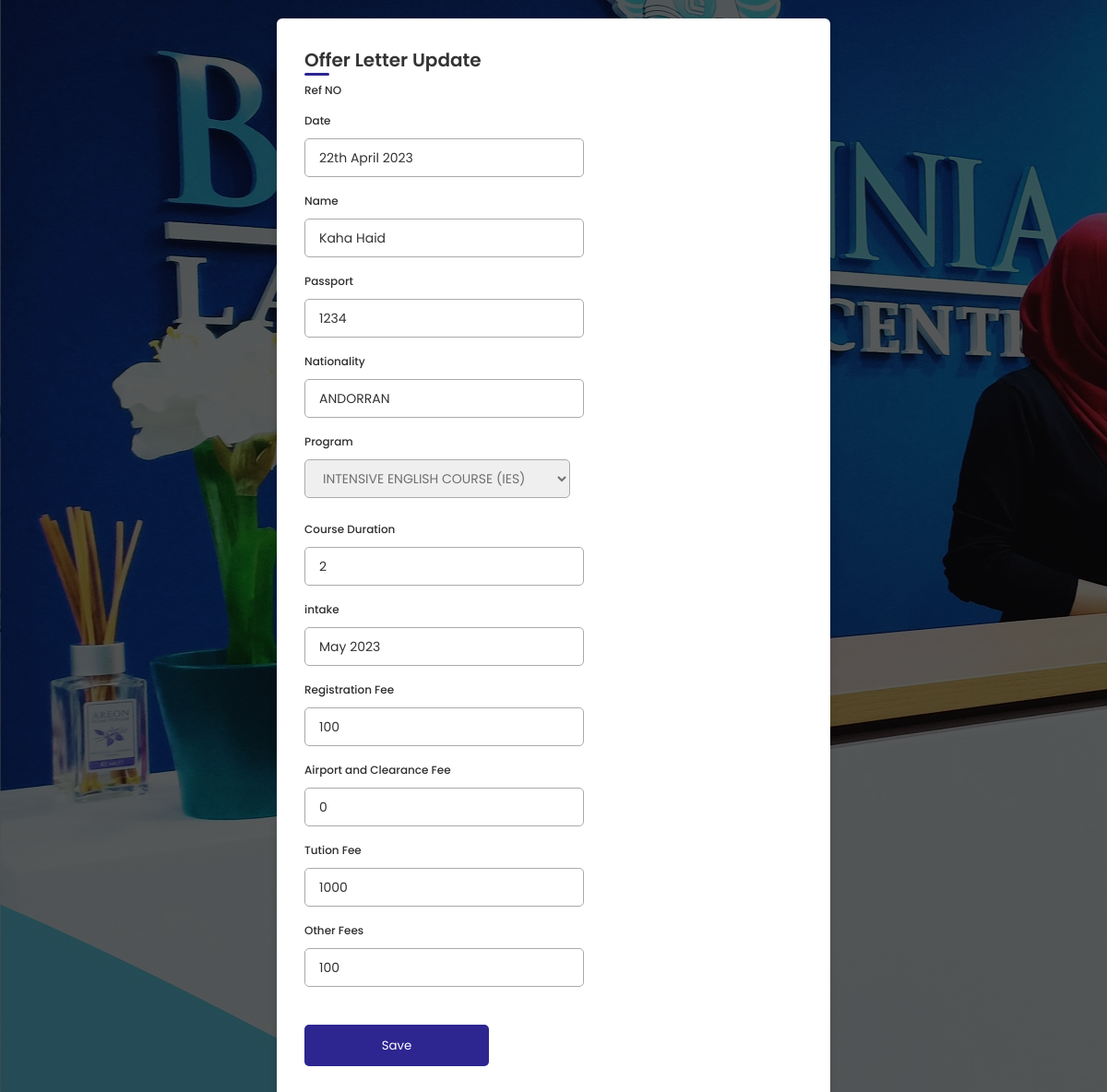
The page /OfferLetterEdit.php?offerletterupdate=486 (signed in) on the database its author committed.
### tables this page shows
CREATE TABLE `offerletter` (
  `ID` int(11) NOT NULL,
  `Ref` varchar(50) NOT NULL,
  `Date` varchar(50) NOT NULL,
  `Name` varchar(50) NOT NULL,
  `passport` varchar(50) NOT NULL,
  `Nationalty` varchar(50) NOT NULL,
  `prog` varchar(50) NOT NULL,
  `CourseD` varchar(50) NOT NULL,
  `intake` varchar(50) NOT NULL,
  `RVPfee` int(50) NOT NULL,
  `ACPfee` int(50) NOT NULL,
  `Toutionfee` int(50) NOT NULL,
  `other_fees` int(11) NOT NULL
);

### OfferLetterEdit.php (the view, shortened to what this page needs)
<?php
$host="localhost";
$user="root";
$password="";
$db="management_system";
$connection=mysqli_connect($host,$user,$password,$db);
?>
<!DOCTYPE html>
<html lang="en">
<head>
    <link rel="stylesheet" href="OfferLetterEdit.css">
    <link rel="stylesheet" href="https://unicons.iconscout.com/release/v4.0.0/css/line.css">
</head>
<body>
<div class="overlay">
<div class="container">
        <header>Offer Letter Update</header>
        <form method="POST" action="#">
<?php
if ($_GET['offerletterupdate']){
    $offerletteredit=$_GET['offerletterupdate'];
  $select="select * from offerletter where ID='".$offerletteredit."'";
  $result=mysqli_query($connection,$select);
  $info=$result->fetch_assoc();
}
?>
<div class="container2">
<div class="form first">
<div class="details personal">
                    <div class="fields">
                    <div class="input-field">
                        <div>
                        <label>Ref NO</label>
                    </div>
                    <div class="input-field">
                        <div class="input-field">
                            <label>Date</label>
                        <div>
                         <input type="text"required name="date" value="<?php echo"{$info['Date']}";?>"></input>
                        </div>
                        <div class="input-field">
                            <label>Name</label>
                        <div>
                        <input type="text"required name="Name" value="<?php echo"{$info['Name']}";?>"></input>
                    </div>
                    <div class="input-field">
                            <label>Passport</label>
                        <div>
                        <input type="text"required name="passport" value="<?php echo"{$info['passport']}";?>"></input>
                    </div>
                    <div class="input-field">
                            <label>Nationality</label>
                        <div>
                        <input type="text"required name="Nationalty" value="<?php echo"{$info['Nationalty']}";?>"></input>
                    </div>
                    <div class="input-field">
                        <div><label>Program</label></div>
                    <select required name="prog">
                        <option <?php if ($info['prog'] == "INTENSIVE ENGLISH COURSE (IES)") echo "selected"; ?>>INTENSIVE ENGLISH COURSE (IES)</option>
</select>
                    </div>
                    </div>
                    <div class="input-field">
                            <label>Course Duration</label>
                        <div>
                        <input type="text"required name="CourseD" value="<?php echo"{$info['CourseD']}";?>"></input>
                    </div>
                    <div class="input-field">
                            <label>intake</label>
                        <div>
                        <input type="text"required name="intake" value="<?php echo"{$info['intake']}";?>"></input>
                    </div>
                    <div class="input-field">
                            <label>Registration Fee</label>
                        <div>
                        <input type="number"required name="RVPfee" value="<?php echo"{$info['RVPfee']}";?>"></input>
                    </div>
                    <div class="input-field">
                            <label>Airport and Clearance Fee</label>
                        <div>
                        <input type="number"required name="ACPfee" value="<?php echo"{$info['ACPfee']}";?>"></input>
                    </div>
                    <div class="input-field">
                            <label>Tution Fee</label>
                        <div>
                        <input type="number"required name="Toutionfee" value="<?php echo"{$info['Toutionfee']}";?>"></input>
                    </div>
                    <div class="input-field">
                            <label>Other Fees</label>
                            <input type="number"name= "other_fees" onkeypress="return onlyNumberKey(event)"
                   maxlength="11" size="50%" value="<?php echo"{$info['other_fees']}";?>"></input>
                        </div>
                    </div>
                    <button class="search-btn"  name="Update" value= "Update">Save</button>
                    </div>
                </div>
            </div>
        </form>
    </div>
</div>
</body>
</html>

### OfferLetterEdit.css (style rules this page uses)
* { margin: 0; padding: 0; box-sizing: border-box; font-family: 'Poppins', sans-serif; }
body { min-height: 100vh; display: flex; align-items: center; justify-content: center; background-image: url('brit.jpg'); background-position: 0.5px -250px; }
.container { position: relative; max-width: 600px; width: 100%; border-radius: 6px; padding: 30px; margin: 0 15px; background-color: #fff; box-shadow: 0 5px 10px rgba(0,0,0,0.1); margin-top: 20px; margin-bottom: 20px; }
.container header { position: relative; font-size: 20px; font-weight: 600; color: #333; }
.container header::before { content: ""; position: absolute; left: 0; bottom: -2px; height: 3px; width: 27px; border-radius: 8px; background-color: #2d2691; }
form .fields .input-field { display: inline-table; width: calc(100% / 3 - 15px); flex-direction: column; margin: 4px 0; }
.input-field label { font-size: 12px; font-weight: 500; color: #2e2e2e; }
.input-field input, select { outline: none; font-size: 14px; font-weight: 400; color: #333; border-radius: 5px; border: 1px solid #aaa; padding: 0 15px; height: 42px; margin: 8px 0; }
.input-field select, .input-field input[type="date"] { color: #707070; }
.container form button, .backBtn { display: flex; align-items: center; justify-content: center; height: 45px; max-width: 200px; width: 100%; border: none; outline: none; color: #fff; border-radius: 5px; margin: 25px 0; background-color: #2d2691; transition: all 0.3s linear; cursor: pointer; }
.overlay { width: 100%; height: 100%; background-color: rgba(0, 0, 0, 0.644); display: flex; justify-content: center; align-items: center; }

### rows shown on the page
offerletter: date "22th April 2023", Name "Kaha Haid", passport "1234", Nationalty "ANDORRAN", prog "INTENSIVE ENGLISH COURSE (IES)", CourseD "2", intake "May 2023", RVPfee "100", ACPfee "0", Toutionfee "1000", other_fees "100"
